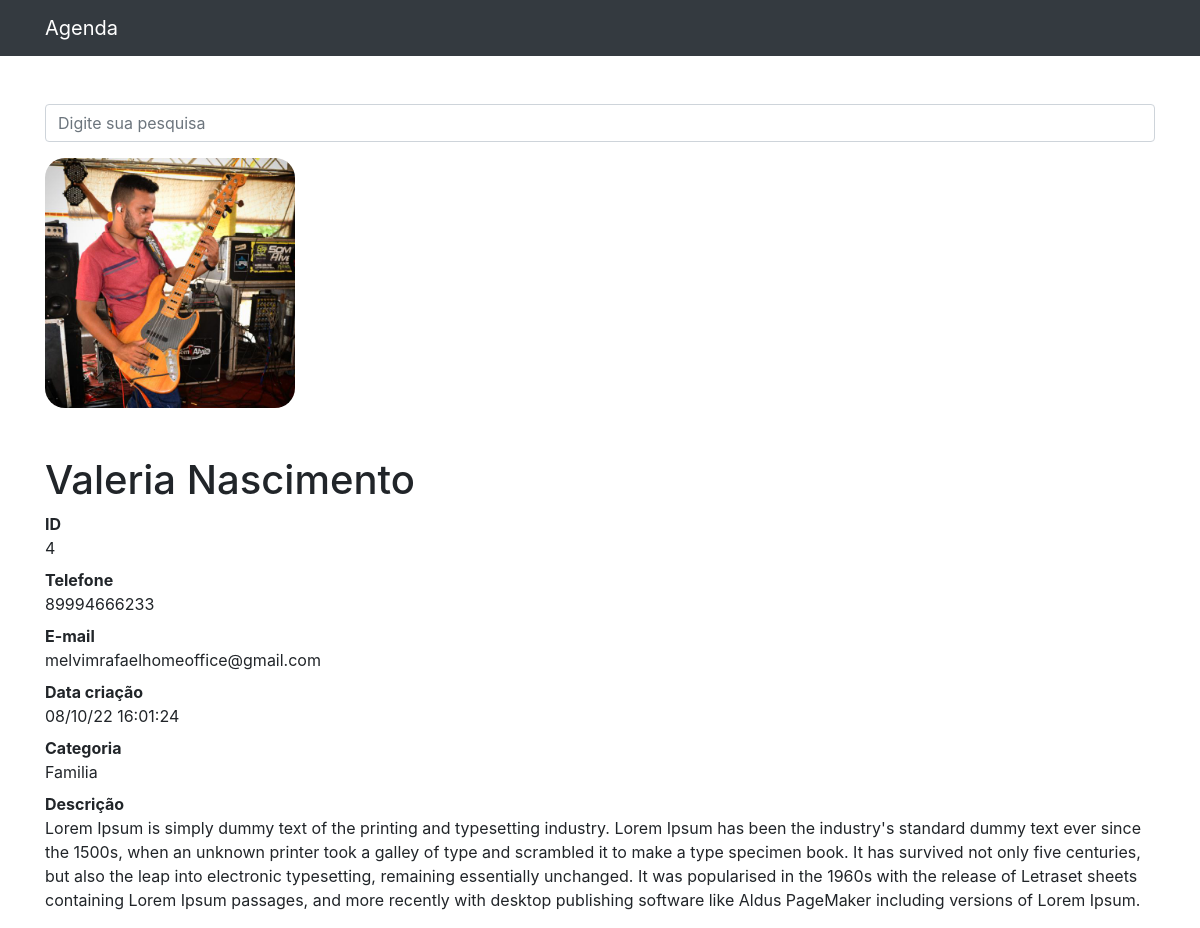
/4, run on the app's committed database.
### contatos/models.py (models this page shows)
class Contato(models.Model):
    nome = models.CharField(max_length= 255)
    sobrenome = models.CharField(max_length= 255, blank = True)
    telefone = models.CharField(max_length= 255)
    email = models.CharField(max_length= 255, blank = True)
    data_criacao = models.DateTimeField(default = timezone.now)
    descricao = models.TextField(blank= True)
    categoria = models.ForeignKey(Categoria, on_delete= models.DO_NOTHING)
    mostrar = models.BooleanField(default=True)
    foto= models.ImageField(blank=True, upload_to='fotos/%Y/%m/%d')

class Categoria(models.Model):
    nome = models.CharField(max_length= 255)
    def __str__(self):
        return self.nome

### contatos/views.py (the view)
# urls.py: path('<int:contato_id>', views.ver_contato, name='ver_contato'),
def ver_contato(request, contato_id):
    contato = get_object_or_404(Contato, id=contato_id)
    if not contato.mostrar:
        raise Http404()
    return render(request, 'contatos/ver_contato.html',{
        'contato': contato
    })

### contatos/templates/contatos/ver_contato.html (shortened to what this page needs)
{% extends 'base.html' %}
{%block conteudo %}
{% if contato.foto %}
  <p>
    <img src="{{ contato.foto.url}}" style="max-width: 250px; height: 250px; border-radius: 20px;"alt="foto">
  </p>
{% endif %}
<h1 class="mt-5">{{ contato.nome }}  {{ contato.sobrenome }}</h1>
        <dl>
          <dt>ID</dt>
          <dd>{{ contato.id }}</dd>
          <dt>Telefone</dt>
          <dd>{{ contato.telefone }}</dd>
          <dt>E-mail</dt>
          <dd>{{ contato.email }}</dd>
          <dt>Data criação</dt>
          <dd>{{ contato.data_criacao|date:'d/m/y H:i:s' }}</dd>
          <dt>Categoria</dt>
          <dd>{{ contato.categoria }}</dd>
          <dt>Descrição</dt>
          <dd>{{ contato.descricao }}</dd>
        </dl>
{%endblock %}

### data on the page
Contato: foto (picture), nome "Valeria", sobrenome "Nascimento", id "4", telefone "89994666233", email "melvimrafaelhomeoffice@gmail.com", data_criacao "08/10/22 16:01:24", categoria "Familia", descricao "Lorem Ipsum is simply dummy text of the printing and typesetting industry. Lorem Ipsum has been the industry's standard dummy text ever since the 1500s, when an unknown printer took a galley of type and scrambled it to make a type specimen book. It has survived not only five centuries, but also the leap into electronic typesetting, remaining essentially unchanged. It was popularised in the 1960s with the release of Letraset sheets containing Lorem Ipsum passages, and more recently with desktop publishing software like Aldus PageMaker including versions of Lorem Ipsum."
